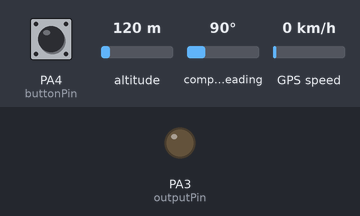
Bench run of a sketch on a simulated STM32 Blue Pill. Parts: output pins drawn as LEDs (lit = HIGH). Inputs (shaded band) come from the test bench; at power-on: PA4 (buttonPin) HIGH, altitude 120 m, compass heading 90°, GPS speed 0 km/h (analog values on the 0–1023 scale). The GPS gets a fix after 3 s at 37.7749, -122.4194 with 8 satellites; the modem accepts every AT command (registered, SIM ready, sends succeed) and sends nothing else.

Above: at 8.7 s.
8.8 s: PA4 (buttonPin) pulled LOW for 0.15 s
At 9.1 s:
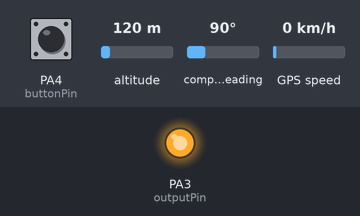
Timing chart, 0 to 11.8 s (numbered marks = the images above; inputs shaded):
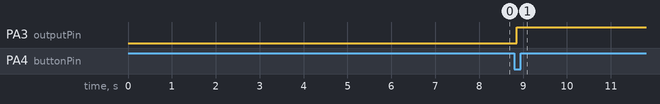

Measured:
- after the input at 8.8 s, PA3 (outputPin): LOW → HIGH after 0.05 s

The sketch:

stm32_wli_sheets_dashboard.ino
```cpp
// WLI MPU — Google Sheet (purana) + Railway Dashboard (NAYA - add kiya gaya)
// Board: STM32F103 (Blue Pill) + SIM GSM (Serial1) + GPS (SoftwareSerial PB7/PB6)
//
// DASHBOARD ADD wali lines "DASHBOARD:" comment se mark hain.
// Google Sheet wala pura flow same rakha hai — kuch hataya nahi.
//
// Dashboard par bhejne se PEHLE:
//   1. Coaches page par Device ID REGISTER karo (e.g. WLI-009)
//   2. Neeche SERVER_HOST / DASH_TOKEN / DEVICE_ID bharo
//   3. Server mobile-internet se reachable hona chahiye (public IP/cloud).
//      SIM800 HTTPS nahi karta, isliye dashboard URL http:// hai.

#include <Arduino.h>
#include <TinyGPS++.h>
#include <SoftwareSerial.h>

const int buttonPin = PA4;
const int outputPin = PA3;
const int analogPin = PA0;

int lastButtonState = HIGH;
int buttonState = HIGH;
unsigned long lastDebounceTime = 0;
unsigned long debounceDelay = 50;

SoftwareSerial gpsSerial(PB7, PB6);
TinyGPSPlus gps;

const char scriptURL[] = "https://script.google.com/macros/s/AKfycbzos8XDEpcby0hYRvW6iBz_OSqeykjVGFhEikwo7Mip31BcO6j_gCAbrdTzo4Meixg/exec";

// ================= DASHBOARD: apna config yahan bharo =================
const char APN_NAME[]    = "airtelgprs.com";  // SIM ke hisab se: airtelgprs.com / jionet / www
const char SERVER_HOST[] = "103.21.55.10";  // tumhara server public IP (bina http:// ke)
const int  SERVER_PORT   = 4000;
const char DASH_TOKEN[]  = "railway-wli-prototype-token-2026";  // server/.env wala AUTH_TOKEN
const char DEVICE_ID[]   = "WLI-009";   // dashboard me pehle REGISTER karo
const char MPU_ID[]      = "MPU-009";
const char MAC_ID[]      = "AA:BB:CC:DD:EE:09";
// ADC calibration: khali tank aur full tank par analogRead value note karke dalo
const int ADC_EMPTY = 400;
const int ADC_FULL  = 3600;
const unsigned long DASH_PERIOD = 15UL * 60UL * 1000UL;  // 15 min — RDSO Clause 6.7
unsigned long lastDashSend = 0;
// =====================================================================

void drainSerial1(unsigned long ms) {
  unsigned long s = millis();
  while (millis() - s < ms) { while (Serial1.available()) Serial1.read(); }
}

// DASHBOARD: GPRS bearer kholo (Sheet HTTPS ke liye bhi zaroori hai)
void setupBearer() {
  Serial1.println("AT+SAPBR=3,1,\"Contype\",\"GPRS\"");
  delay(500);
  Serial1.print("AT+SAPBR=3,1,\"APN\",\"");
  Serial1.print(APN_NAME);
  Serial1.println("\"");
  delay(500);
  Serial1.println("AT+SAPBR=1,1");
  delay(3000);
  drainSerial1(500);
}

int readLevelPct() {
  int adcValue = analogRead(analogPin);
  int percentage = map(adcValue, ADC_EMPTY, ADC_FULL, 0, 100);
  return constrain(percentage, 0, 100);
}

// DASHBOARD: reading ko apne server par POST karo (token URL me, SIM800 header nahi de sakta)
void sendDataToDashboard(int percentage, double lat, double lon) {
  char body[300];
  const char *gpsSt = (lat != 0.0 || lon != 0.0) ? "FIXED" : "NO_FIX";
  snprintf(body, sizeof(body),
    "{\"deviceId\":\"%s\",\"mpuId\":\"%s\",\"macId\":\"%s\","
    "\"waterLevel\":%d,\"batteryPercentage\":85,\"batteryVoltage\":13.1,"
    "\"latitude\":%.6f,\"longitude\":%.6f,"
    "\"network\":\"2G\",\"signalStrength\":75,"
    "\"sensorStatus\":\"OK\",\"gpsStatus\":\"%s\"}",
    DEVICE_ID, MPU_ID, MAC_ID, percentage, lat, lon, gpsSt);

  Serial1.println("AT+HTTPTERM");
  delay(500);
  drainSerial1(200);
  Serial1.println("AT+HTTPINIT");
  delay(800);
  Serial1.println("AT+HTTPPARA=\"CID\",1");
  delay(300);
  Serial1.print("AT+HTTPPARA=\"URL\",\"http://");
  Serial1.print(SERVER_HOST);
  Serial1.print(":");
  Serial1.print(SERVER_PORT);
  Serial1.print("/api/device/data?token=");
  Serial1.print(DASH_TOKEN);
  Serial1.println("\"");
  delay(800);
  Serial1.println("AT+HTTPPARA=\"CONTENT\",\"application/json\"");
  delay(300);
  Serial1.print("AT+HTTPDATA=");
  Serial1.print(strlen(body));
  Serial1.println(",10000");
  delay(800);
  drainSerial1(200);
  Serial1.print(body);
  delay(1200);
  Serial1.println("AT+HTTPACTION=1");  // 1 = POST
  delay(6000);
  drainSerial1(1000);
  Serial1.println("AT+HTTPTERM");
  delay(500);
}

void sendDataToSheet(int state, double lat, double lon, int percentage) {
  Serial1.println("AT+HTTPSSL=1");
  delay(500);

  Serial1.println("AT+HTTPINIT");
  delay(1000);

  Serial1.println("AT+HTTPPARA=\"REDIRECTION\",1");
  delay(500);

  Serial1.print("AT+HTTPPARA=\"URL\",\"");
  Serial1.print(scriptURL);
  if (state == HIGH) {
    Serial1.print("?status=ON");
  } else {
    Serial1.print("?status=OFF");
  }
  Serial1.print("&lat=");
  Serial1.print(lat, 6);
  Serial1.print("&lon=");
  Serial1.print(lon, 6);
  Serial1.print("&percent=");
  Serial1.print(percentage);
  Serial1.println("\"");
  delay(1000);

  Serial1.println("AT+HTTPACTION=0");
  delay(4000);

  Serial1.println("AT+HTTPTERM");
  delay(500);
}

void setup() {
  pinMode(buttonPin, INPUT_PULLUP);
  pinMode(outputPin, OUTPUT);
  pinMode(analogPin, INPUT);
  digitalWrite(outputPin, LOW);

  analogReadResolution(12);

  Serial1.begin(115200);
  gpsSerial.begin(9600);
  delay(3000);

  setupBearer();  // DASHBOARD: GPRS bearer (pehle missing tha)
}

void loop() {
  while (gpsSerial.available() > 0) {
    gps.encode(gpsSerial.read());
  }

  int reading = digitalRead(buttonPin);

  if (reading != lastButtonState) {
    lastDebounceTime = millis();
  }

  if ((millis() - lastDebounceTime) > debounceDelay) {
    if (reading != buttonState) {
      buttonState = reading;

      if (buttonState == LOW) {
        int currentStatus = digitalRead(outputPin);
        int newStatus;

        if (currentStatus == LOW) {
          newStatus = HIGH;
          digitalWrite(outputPin, HIGH);
        } else {
          newStatus = LOW;
          digitalWrite(outputPin, LOW);
        }

        double lat = 0.0, lon = 0.0;
        if (gps.location.isValid()) {
          lat = gps.location.lat();
          lon = gps.location.lng();
        }

        int percentage = readLevelPct();  // DASHBOARD: calibrated (pehle 0-4095 map tha)

        sendDataToSheet(newStatus, lat, lon, percentage);
        sendDataToDashboard(percentage, lat, lon);  // DASHBOARD: naya — Sheet ke saath dashboard par bhi
      }
    }
  }
  lastButtonState = reading;

  // DASHBOARD: naya — button dabaye bina har 15 min me dashboard par auto-send (Railway rule)
  if (millis() - lastDashSend > DASH_PERIOD) {
    lastDashSend = millis();
    double lat = 0.0, lon = 0.0;
    if (gps.location.isValid()) {
      lat = gps.location.lat();
      lon = gps.location.lng();
    }
    sendDataToDashboard(readLevelPct(), lat, lon);
  }
}
```
